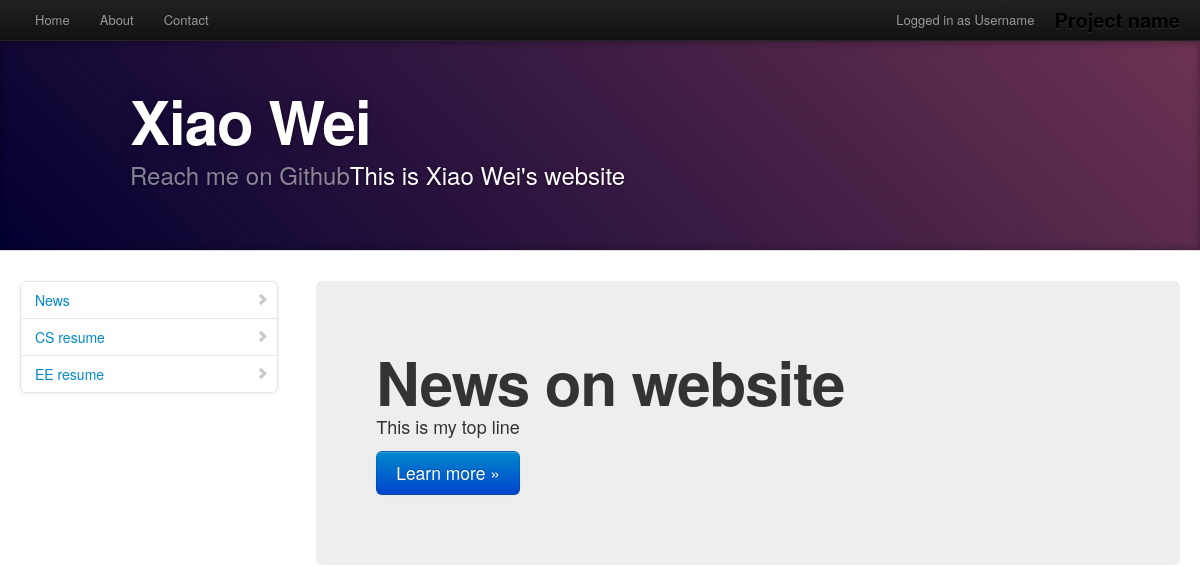
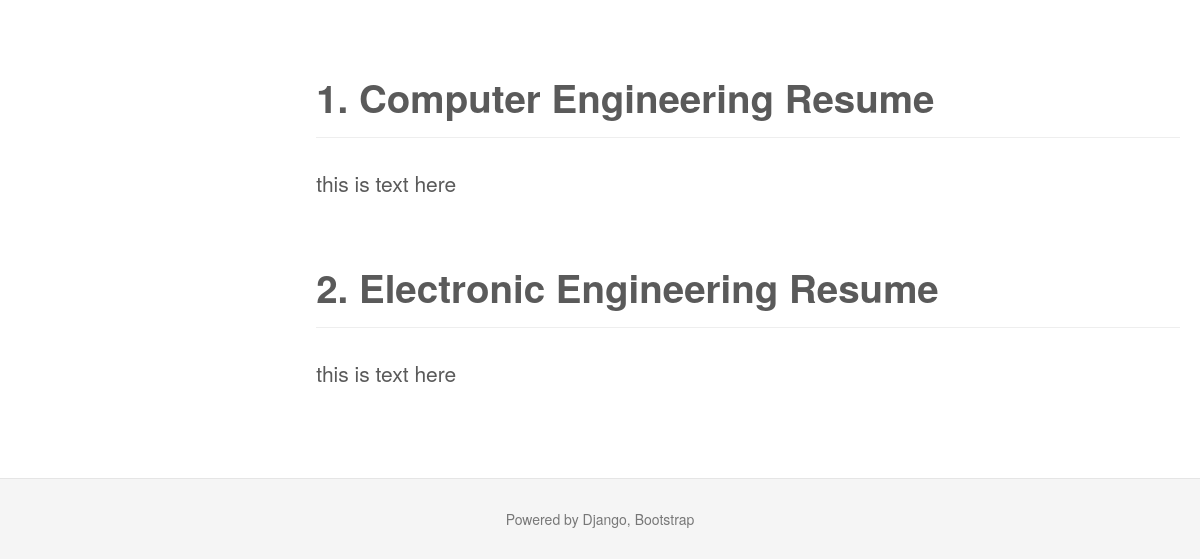
Page /home/ on the earlier database version (2 pictures, top to bottom).
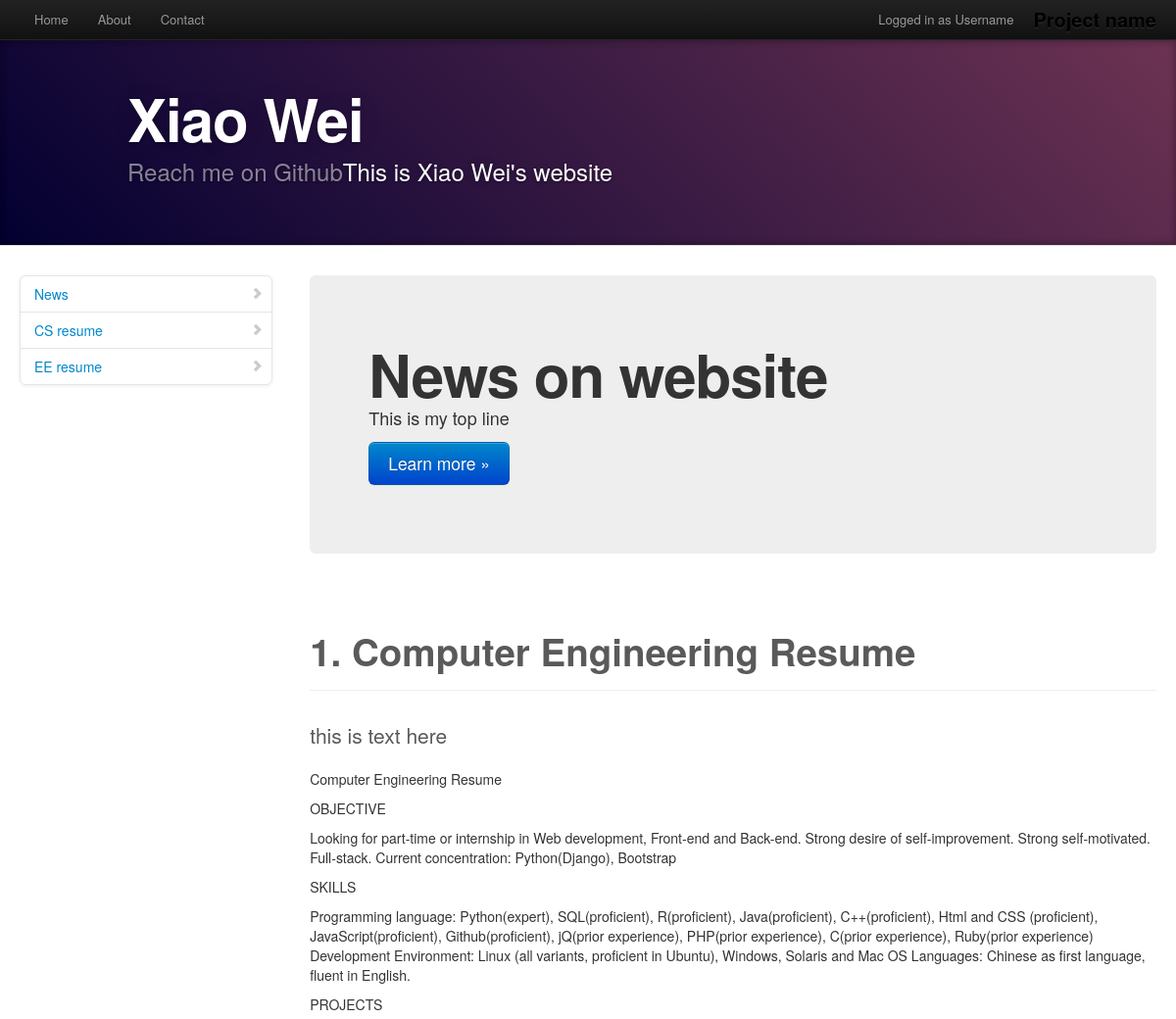
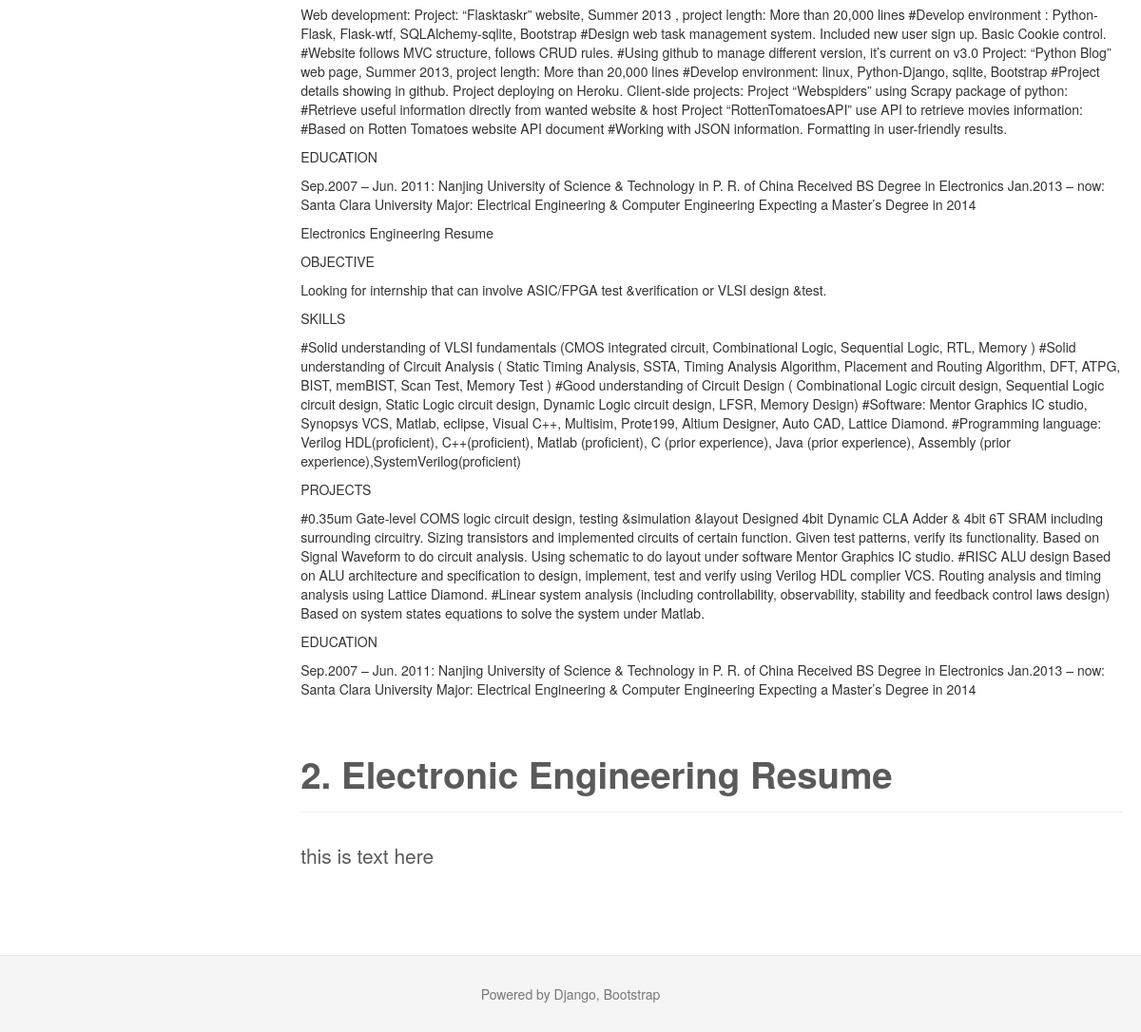
Same page on the later database version (2 pictures, top to bottom).
### home/models.py (models this page shows, shortened)
class Resume(models.Model):
	create_at = models.DateTimeField(auto_now_add= True)
	title = models.CharField(blank = True, null = True,max_length = 100)
	address = models.CharField(blank = True, null = True,max_length = 100)
	phone = models.CharField(blank = True, null = True,max_length = 100)
	email = models.CharField(blank = True, null = True,max_length = 100)
	git_link = models.CharField(blank = True, null = True,max_length = 100)
	objective = models.CharField(max_length = 100)
	ob_content = models.TextField()
	projects = models.CharField(max_length = 100)
	pr_content = models.TextField()
	skills = models.CharField(max_length = 100,blank =True, null =True)
	sk_content = models.TextField(blank=True, null =True)
	research = models.CharField(max_length = 100)
	re_content = models.TextField()
	education = models.CharField(max_length = 100)
	ed_content = models.TextField()

### home/views.py (the view)
# urls.py: url(r'^home/', include('home.urls')),
def home(request):
	homeinfo = Resume.objects.all()
	return render_to_response('resume.html', {'homeinfo':homeinfo})

### home/templates/resume.html
{% extends 'main.html'%}
{%block content%}
{% for info in homeinfo%}
  	<p>{{info.title}}</p>
  	<p>{{info.objective}}</p>
  	<p>{{info.ob_content}}</p>
  	<p>{{info.skills}}</p>
  	<p>{{info.sk_content}}</p>
  	<p>{{info.projects}}</p>
  	<p>{{info.pr_content}}</p>
  	<p>{{info.education}}</p>
  	<p>{{info.ed_content}}</p>
{%endfor%}
{%endblock%}

### templates/main.html (shortened to what this page needs)
<!DOCTYPE html>
<html lang="en">
  <head>
    {%load staticfiles %}
    <link href="{% static 'css/bootstrap.css'%}" rel="stylesheet">
    <link href="{% static 'css/bootstrap-responsive.css'%}" ref="stylesheet">
    <link href="{% static 'css/docs.css' %}" rel="stylesheet">
  </head>
  <body data-spy="scroll" data-target=".bs-docs-sidebar">
  	<div class="navbar navbar-inverse navbar-fixed-top">
      <div class="navbar-inner">
        <div class="container-fluid">
          <a class="brand" href="#">Project name</a>
          <div class="nav-collapse collapse">
            <p class="navbar-text pull-right">
              Logged in as <a href="#" class="navbar-link">Username</a>
            </p>
            <ul class="nav">
              <li><a href="#">Home</a></li>
              <li><a href="#about">About</a></li>
              <li><a href="#contact">Contact</a></li>
            </ul>
          </div>
        </div>
      </div>
    </div>
<header class="jumbotron subhead" id="overview">
	<div class="container">
		<h1>Xiao Wei</h1>
		<p class="lead"><a href="#">Reach me on Github</a>This is Xiao Wei's website</p>
	</div>
</header>
<div class="container-fluid">
	<div class="row-fluid">
		<div class="span3 bs-docs-sidebar">
			<ul class="nav nav-list bs-docs-sidenav affix">
				<li><a href="#whats-new"><i class="icon-chevron-right"></i> News</a></li>
				<li><a href="#cs-resume"><i class="icon-chevron-right"></i> CS resume</a></li>
				<li><a href="#ee-resume"><i class="icon-chevron-right"></i> EE resume</a></li>
			</ul>
		</div>
	<div class="span9">
		<section id="whats-new">
			<div class="hero-unit">
				<h1>News on website</h1>
				<p> This is my top line</p>
				<p><a href="#" class="btn btn-primary btn-large">Learn more &raquo;</a></p>
			</div>
		</section>
		<section id="cs-resume">
			<div class="page-header">
				<h1>1. Computer Engineering Resume</h1>
			</div>
			<p class="lead">this is text here</p>
			{% block content%}
		  	{% endblock%}
		</section>
		<section id="ee-resume">
			<div class="page-header">
				<h1>2. Electronic Engineering Resume</h1>
			</div>
			<p class="lead">this is text here</p>
		</section>
	</div>
</div>
</div>
		<footer class="footer">
			<div class="container">
				<p>Powered by Django, Bootstrap</p>
			</div>
		</footer>
	</body>
</html>

### static/css/docs.css (style rules this page uses)
body { position: relative; padding-top: 40px; }
body > .navbar { font-size: 13px; }
body > .navbar .brand { padding-right: 0; padding-left: 0; margin-left: 20px; float: right; font-weight: bold; color: #000; text-shadow: 0 1px 0 rgba(255,255,255,.1), 0 0 30px rgba(255,255,255,.125); -webkit-transition: all .2s linear; -moz-transition: all .2s linear; transition: all .2s linear; }
section { padding-top: 30px; }
section > .page-header, section > .lead { color: #5a5a5a; }
.jumbotron { position: relative; padding: 40px 0; color: #fff; text-align: center; text-shadow: 0 1px 3px rgba(0,0,0,.4), 0 0 30px rgba(0,0,0,.075); background: #020031; background: -moz-linear-gradient(45deg, #020031 0%, #6d3353 100%); background: -webkit-gradient(linear, left bottom, right top, color-stop(0%,#020031), color-stop(100%,#6d3353)); background: -webkit-linear-gradient(45deg, #020031 0%,#6d3353 100%); background: -o-linear-gradient(45deg, #020031 0%,#6d3353 100%); background: -ms-linear-gradient(45deg, #020031 0%,#6d3353 100%); background: linear-gradient(45deg, #020031 0%,#6d3353 100%); filter: progid:DXImageTransform.Microsoft.gradient( startColorstr='#020031', endColorstr='#6d3353',GradientType=1 ); -webkit-box-shadow: inset 0 3px 7px rgba(0,0,0,.2), inset 0 -3px 7px rgba(0,0,0,.2); -moz-box-shadow: inset 0 3px 7px rgba(0,0,0,.2), inset 0 -3px 7px rgba(0,0,0,.2); box-shadow: inset 0 3px 7px rgba(0,0,0,.2), inset 0 -3px 7px rgba(0,0,0,.2); }
.jumbotron h1 { font-size: 80px; font-weight: bold; letter-spacing: -1px; line-height: 1; }
.jumbotron p { font-size: 24px; font-weight: 300; line-height: 1.25; margin-bottom: 30px; }
.jumbotron a { color: #fff; color: rgba(255,255,255,.5); -webkit-transition: all .2s ease-in-out; -moz-transition: all .2s ease-in-out; transition: all .2s ease-in-out; }
.jumbotron .container { position: relative; z-index: 2; }
.jumbotron:after { content: ''; display: block; position: absolute; top: 0; right: 0; bottom: 0; left: 0; background: url(../img/bs-docs-masthead-pattern.png) repeat center center; opacity: .4; }
.subhead { text-align: left; border-bottom: 1px solid #ddd; }
.subhead h1 { font-size: 60px; }
.subhead p { margin-bottom: 20px; }
.footer { text-align: center; padding: 30px 0; margin-top: 70px; border-top: 1px solid #e5e5e5; background-color: #f5f5f5; }
.footer p { margin-bottom: 0; color: #777; }
.bs-docs-sidenav { width: 228px; margin: 30px 0 0; padding: 0; background-color: #fff; -webkit-border-radius: 6px; -moz-border-radius: 6px; border-radius: 6px; -webkit-box-shadow: 0 1px 4px rgba(0,0,0,.065); -moz-box-shadow: 0 1px 4px rgba(0,0,0,.065); box-shadow: 0 1px 4px rgba(0,0,0,.065); }
.bs-docs-sidenav > li > a { display: block; width: 190px \9; margin: 0 0 -1px; padding: 8px 14px; border: 1px solid #e5e5e5; }
.bs-docs-sidenav > li:first-child > a { -webkit-border-radius: 6px 6px 0 0; -moz-border-radius: 6px 6px 0 0; border-radius: 6px 6px 0 0; }
.bs-docs-sidenav > li:last-child > a { -webkit-border-radius: 0 0 6px 6px; -moz-border-radius: 0 0 6px 6px; border-radius: 0 0 6px 6px; }
.bs-docs-sidenav .icon-chevron-right { float: right; margin-top: 2px; margin-right: -6px; opacity: .25; }
.subhead h1, .subhead .lead { margin-right: 340px; }
@media (min-width: 1200px) { .bs-docs-sidenav { width: 258px; } }
@media (min-width: 1200px) { .bs-docs-sidenav > li > a { width: 230px \9; } }

Differences in the rows shown:
added Resume: title "Computer Engineering Resume", objective "OBJECTIVE", ob_content "Looking for part-time or internship in Web development, Front-end and Back-end. Strong desire of self-improvement. Strong self-motivated. Full-stack. Current concentration: Python(Django), Bootstrap", skills "SKILLS", sk_content "Programming language: Python(expert), SQL(proficient), R(proficient), Java(proficient), C++(proficient), Html and CSS (proficient), JavaScript(proficient), Github(proficient), jQ(prior experience), PHP(prior experience), C(prior experience), Ruby(prior experience) Development Environment: Linux (all variants, proficient in Ubuntu), Windows, Solaris and Mac OS Languages: Chinese as first language, fluent in English.", projects "PROJECTS", pr_content "Web development: Project: “Flasktaskr” website, Summer 2013 , project length: More than 20,000 lines #Develop environment : Python-Flask, Flask-wtf, SQLAlchemy-sqlite, Bootstrap #Design web task management system. Included new user sign up. Basic Cookie control. #Website follows MVC structure, follows CRUD rules. #Using github to manage different version, it’s current on v3.0 Project: “Python Blog” web page, Summer 2013, project length: More than 20,000 lines #Develop environment: linux, Python-Django, sqlite, Bootstrap #Project details showing in github. Project deploying on Heroku. Client-side projects: Project “Webspiders” using Scrapy package of python: #Retrieve useful information…", education "EDUCATION", ed_content "Sep.2007 – Jun. 2011: Nanjing University of Science & Technology in P. R. of China Received BS Degree in Electronics Jan.2013 – now: Santa Clara University Major: Electrical Engineering & Computer Engineering Expecting a Master’s Degree in 2014"
added Resume: title "Electronics Engineering Resume", objective "OBJECTIVE", ob_content "Looking for internship that can involve ASIC/FPGA test &verification or VLSI design &test.", skills "SKILLS", sk_content "#Solid understanding of VLSI fundamentals (CMOS integrated circuit, Combinational Logic, Sequential Logic, RTL, Memory ) #Solid understanding of Circuit Analysis ( Static Timing Analysis, SSTA, Timing Analysis Algorithm, Placement and Routing Algorithm, DFT, ATPG, BIST, memBIST, Scan Test, Memory Test ) #Good understanding of Circuit Design ( Combinational Logic circuit design, Sequential Logic circuit design, Static Logic circuit design, Dynamic Logic circuit design, LFSR, Memory Design) #Software: Mentor Graphics IC studio, Synopsys VCS, Matlab, eclipse, Visual C++, Multisim, Prote199, Altium Designer, Auto CAD, Lattice Diamond. #Programming language: Verilog HDL(proficient),…", projects "PROJECTS", pr_content "#0.35um Gate-level COMS logic circuit design, testing &simulation &layout Designed 4bit Dynamic CLA Adder & 4bit 6T SRAM including surrounding circuitry. Sizing transistors and implemented circuits of certain function. Given test patterns, verify its functionality. Based on Signal Waveform to do circuit analysis. Using schematic to do layout under software Mentor Graphics IC studio. #RISC ALU design Based on ALU architecture and specification to design, implement, test and verify using Verilog HDL complier VCS. Routing analysis and timing analysis using Lattice Diamond. #Linear system analysis (including controllability, observability, stability and feedback control laws design) Based on…", education "EDUCATION", ed_content "Sep.2007 – Jun. 2011: Nanjing University of Science & Technology in P. R. of China Received BS Degree in Electronics Jan.2013 – now: Santa Clara University Major: Electrical Engineering & Computer Engineering Expecting a Master’s Degree in 2014"
